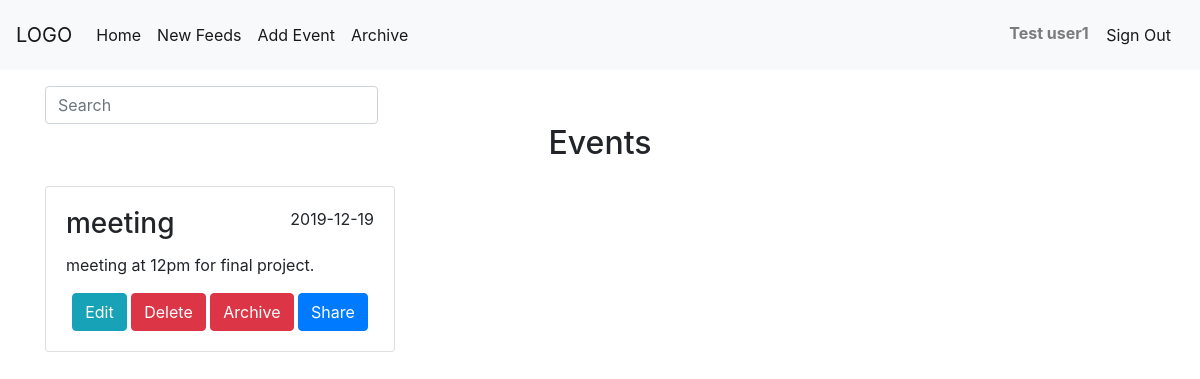
/index.php (signed in), run on the app's committed database.
### tables this page shows
CREATE TABLE `event` (
  `id` int(11) UNSIGNED NOT NULL,
  `event_name` varchar(100) NOT NULL,
  `date` varchar(100) NOT NULL,
  `description` varchar(1000) NOT NULL,
  `archive` enum('0','1') NOT NULL,
  `creator_id` int(11) NOT NULL
);

### index.php (the view, shortened to what this page needs)
<?php
include 'header.php';
if(isset($_SESSION['user'])){
include "config.php";
$id = $_SESSION['user']['userid'];
$sql = "SELECT * FROM event where archive = '0' AND creator_id = '$id'";
$result = $conn->query($sql);
?>
	<div class="container mt-3">
		<nav cla5ss="navbar mb-3">
  <form class="form-inline">
    <input class="form-control mr-sm-2" id="myInput" type="search" placeholder="Search" aria-label="Search" style="width: 30%;">
  </form>
</nav>
		<h2 style="text-align: center;">Events</h2>
		<div class="row" id="myUL">
		<?php
			if ($result->num_rows > 0) {
				while ($row = $result->fetch_assoc()) {
		?>
<div class="col-sm-4 mt-3" id="myLI">
<div class="card" id="mycard">
  <div class="card-body">
  	<span style="float: right;"><?php echo $row['date']; ?></span>
    <h3 class="card-title"><?php echo $row['event_name']; ?></h3>
    <p class="card-text"><?php echo $row['description']; ?></p>
    <center>
    <a class="btn btn-info" href="update.php?id=<?php echo $row['id']; ?>">Edit</a>
    <a class="btn btn-danger" href="delete.php?id=<?php echo $row['id']; ?>">Delete</a>
    <a class="btn btn-danger" href="archive.php?id=<?php echo $row['id']; ?>">Archive</a>
    <button type="button" class="btn btn-primary share" id="<?php echo $row['id']; ?>" data-toggle="modal" data-target="#myModal">
  Share
</button>
</center>
  </div>
</div>
</div>
		<?php		}
			}
		?>
	    </div>
	</div>
</body>
</html>
<?php
}
else{
header('location:login.php');
    exit();
}

### header.php (shortened to what this page needs)
<!DOCTYPE html>
<html>
<head>
<link rel="stylesheet" href="https://stackpath.bootstrapcdn.com/bootstrap/4.1.3/css/bootstrap.min.css">
</head>
<body>
<nav class="navbar navbar-expand-lg navbar-light bg-light">
  <a class="navbar-brand" href="#">LOGO</a>
  <?php if(isset($_SESSION['user'])){
      ?>
  <div class="collapse navbar-collapse" id="navbarText">
    <ul class="navbar-nav mr-auto">
       <li class="nav-item active">
        <a class="nav-link" href="index.php">Home</a>
      </li>
      <li class="nav-item active">
        <a class="nav-link" href="newfeeds.php">New Feeds</a>
      </li>
      <li class="nav-item active">
        <a class="nav-link" href="create.php">Add Event</a>
      </li>
      <li class="nav-item active">
        <a class="nav-link" href="archive.php">Archive</a>
      </li>
    </ul>
    <span class="navbar-text">
      <b><?php echo ucfirst($_SESSION['user']['username']); ?></b>
      <a href="signout.php" class="btn btn-light">Sign Out</a>
    </span>
    <?php } ?>
  </div>
</nav>

### data on the page
event: date "2019-12-19", event_name "meeting", description "meeting at 12pm for final project."

### other printed values
$_SESSION['user']['username'] "Test user1"
